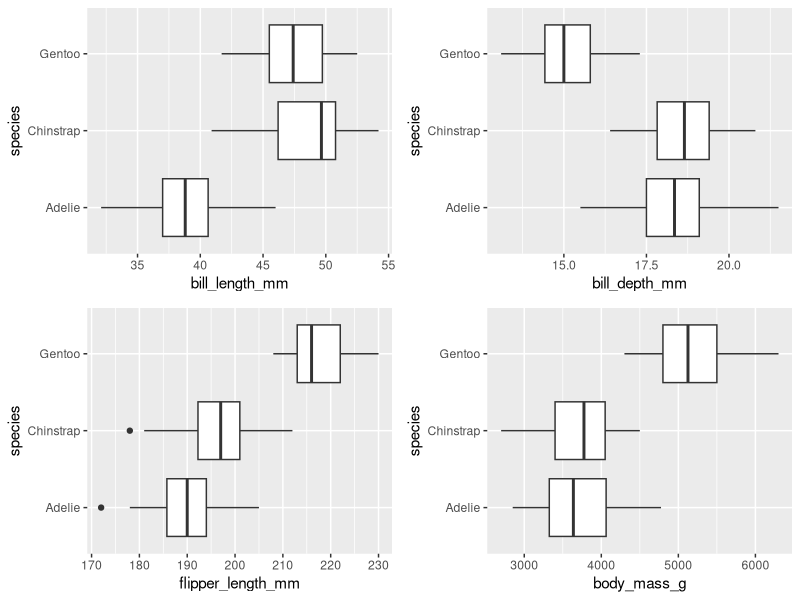
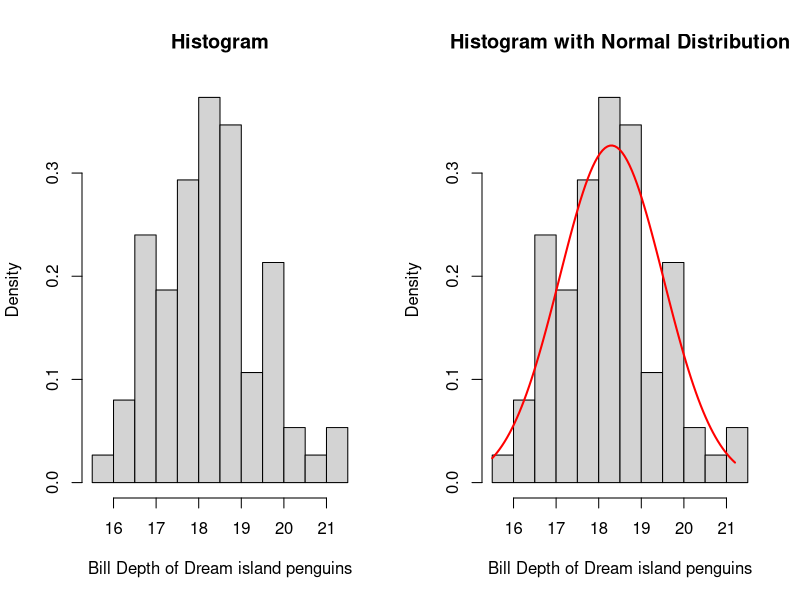
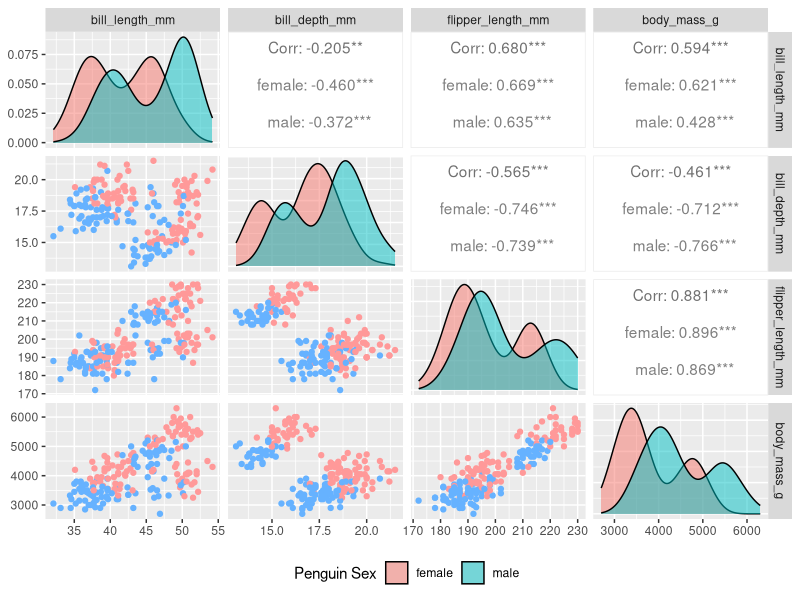
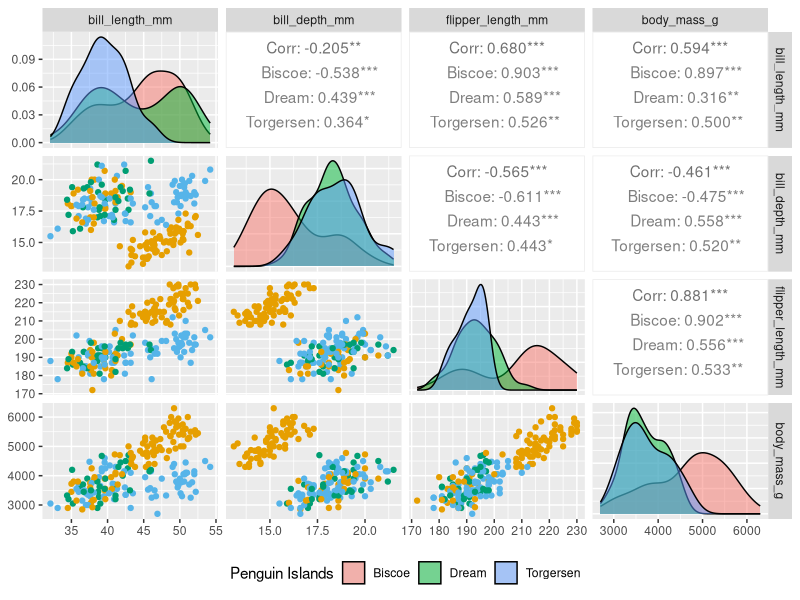

Recreate these plots in R, in order.
install.packages("palmerpenguins")

library(palmerpenguins)
data("penguins")
penguins <- na.omit(penguins) # Removes missing rows

n<- 200
my.student.number <-240408545 
set.seed(my.student.number)
my.penguins <- penguins[sample(nrow(penguins), n), ]

library(ggplot2)
library("GGally")
library(vegan)
library(gridExtra)

summary(my.penguins)

gg1 = ggplot(my.penguins, mapping = aes(bill_length_mm, species)) + geom_boxplot()
gg2 = ggplot(my.penguins, mapping = aes(bill_depth_mm, species)) + geom_boxplot()
gg3 = ggplot(my.penguins, mapping = aes(flipper_length_mm, species)) + geom_boxplot()
gg4 = ggplot(my.penguins, mapping = aes(body_mass_g, species)) + geom_boxplot()
grid.arrange(gg1, gg2, gg3, gg4)

table = xtabs(~ year + species + island, data =my.penguins)
table

par(mfrow = c(1, 2))
hist = hist(my.penguins$bill_depth_mm[my.penguins$island=='Dream'], 
            breaks = 20, freq = FALSE, xlab = "Bill Depth of Dream island penguins", main = "Histogram")

Dream_bill_depth <- my.penguins$bill_depth_mm[my.penguins$island == 'Dream']
# Calculate mean and standard deviation
mean_Dream <- mean(Dream_bill_depth)
sd_Dream <- sd(Dream_bill_depth)
# Display the results
mean_Dream
sd_Dream

# Plot histogram with density
hist(Dream_bill_depth, breaks = 20, freq = FALSE, 
     xlab = "Bill Depth of Dream island penguins", 
     main = "Histogram with Normal Distribution")

# Generate values for the normal distribution curve
x <- seq(min(Dream_bill_depth), max(Dream_bill_depth), length = 100)
y <- dnorm(x, mean = mean_Dream, sd = sd_Dream)

# Overlay the normal distribution curve
lines(x, y, col = "red", lwd = 2)

ggpairs(my.penguins, columns = c(3:6), aes(color = sex), legend = 1,  
        diag = list(continuous = wrap("densityDiag", alpha = 0.5 )), progress = FALSE) +
  theme(legend.position = "bottom") + labs(fill = "Penguin Sex") + scale_color_manual(values = c("male" = "#FF9999", "female" = "#66B2FF"))

ggpairs(my.penguins, columns = c(3:6), aes(color = island), legend = 1,  
        diag = list(continuous = wrap("densityDiag", alpha = 0.5 )), 
        progress = FALSE) + theme(legend.position = "bottom") +
  labs(fill = "Penguin Islands") + scale_color_manual(values = c("Biscoe" = "#E69F00","Dream" = "#56B4E9","Torgersen" = "#009E73"))

t.test(bill_length_mm ~ sex, data = my.penguins)

aov(bill_length_mm ~ island, data = my.penguins)


